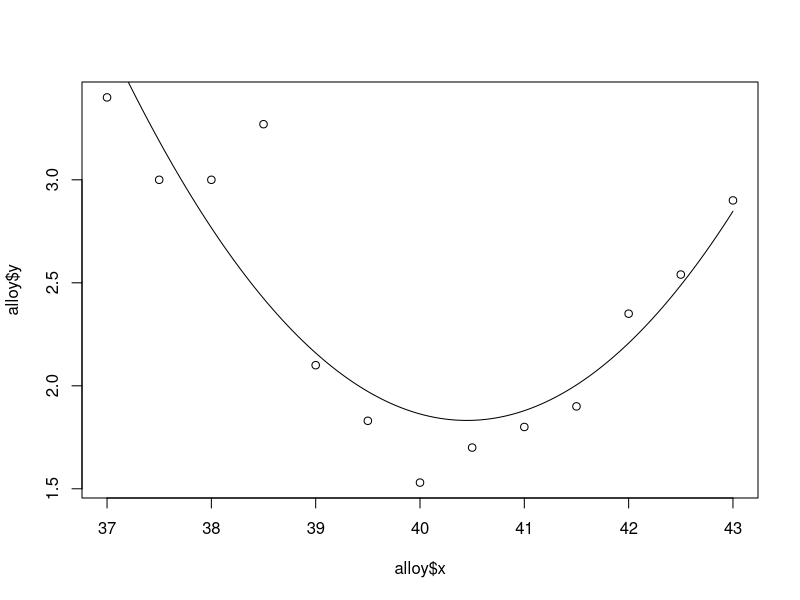
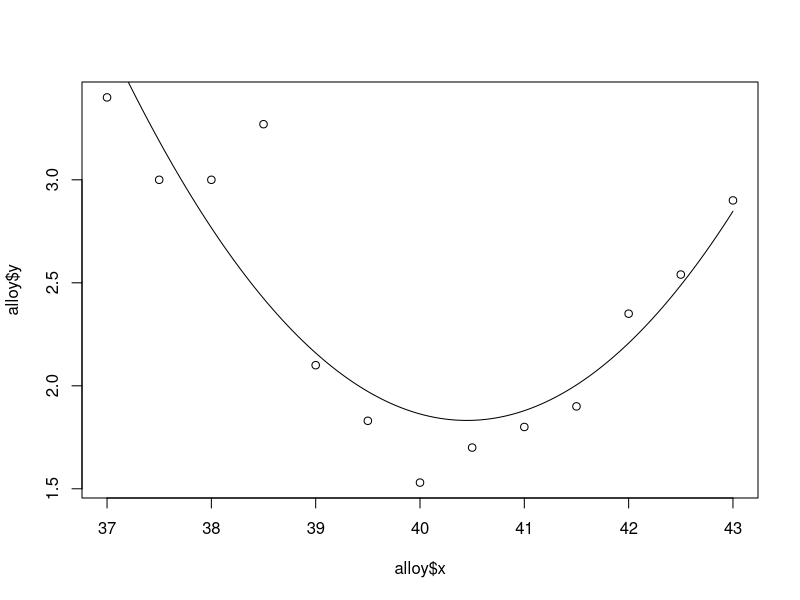

The R script that drew these images, in order:
alloy<-data.frame(
   x=c(37.0, 37.5, 38.0, 38.5, 39.0, 39.5, 40.0, 
       40.5, 41.0, 41.5, 42.0, 42.5, 43.0),
   y=c(3.40, 3.00, 3.00, 3.27, 2.10, 1.83, 1.53, 
       1.70, 1.80, 1.90, 2.35, 2.54, 2.90)
)
lm.sol<-lm(y~1+x+I(x^2),data=alloy)
summary(lm.sol)

xfit<-seq(37,43,len=200)
yfit<-predict(lm.sol, data.frame(x=xfit))
plot(alloy$x,alloy$y)
lines(xfit, yfit)

lm.pol<-lm(y~1+poly(x,2),data=alloy)
summary(lm.pol)
xfit<-seq(37,43,len=200)
yfit<-predict(lm.pol, data.frame(x=xfit))
plot(alloy$x,alloy$y)
lines(xfit, yfit)

